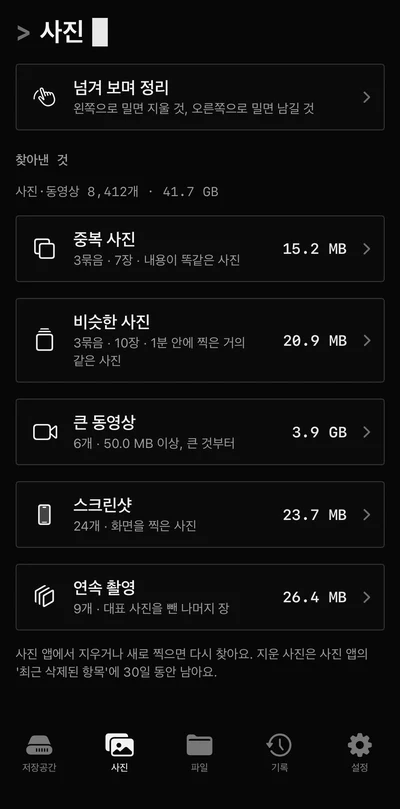
#> input picture shots/ios-photos.webp, 400 x 809 px, given in place of 2-summary.png, which was not available
$ python ios-shots.py ../../shots
#> lines starting #> are read from the running program, lines starting #| are printed output that depends on the picture
# iPhone 앱 화면(CI가 시뮬레이터에서 가짜 자료로 찍은 것)을 사이트용 webp로 만든다.
# 위의 상태 막대(시각·배터리)는 잘라 낸다. 1x(400px 너비)와 2x(800px)를 만든다. 소스용 앱 아이콘도 만든다.
#
#   gh run download --name robinx-ios --dir ios/out      # 저장소 루트에서, 먼저 CI 결과를 받는다
#   python website/scripts/ios-shots.py [ios/out/shots]
import sys
from pathlib import Path

from PIL import Image

ROOT = Path(__file__).resolve().parents[2]
SRC = Path(sys.argv[1]) if len(sys.argv) > 1 else ROOT / "ios" / "out" / "shots"
OUT = ROOT / "website" / "public" / "shots"

# 사이트 이름 ← CI 캡처 이름
SHOTS = {"ios-summary": "2-summary", "ios-photos": "3-photos", "ios-similar": "5-similar"}
# 상태 막대 높이 (1206×2622 화면 기준)
STATUS_BAR = 184

for name, src in SHOTS.items():
    image = Image.open(SRC / f"{src}.png").convert("RGB")
#> image is the input picture: PIL image 400x809 RGB; mean R, G, B 15.6, 15.6, 15.6
    image = image.crop((0, STATUS_BAR, image.width, image.height))
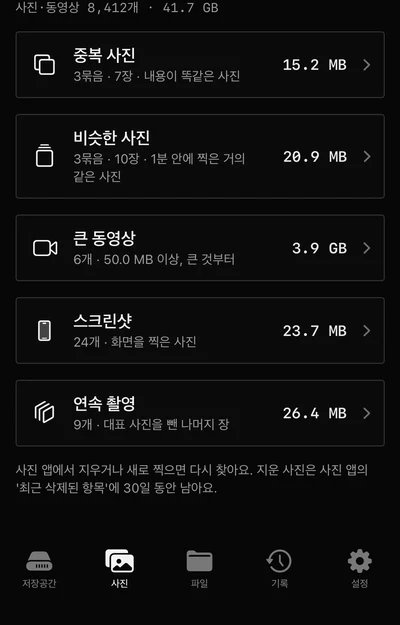
#> image: PIL image 400x625 RGB; mean R, G, B 15.9, 15.9, 15.9
    for suffix, width in (("", 400), ("@2x", 800)):
        height = round(image.height * width / image.width)
        image.resize((width, height), Image.LANCZOS).save(OUT / f"{name}{suffix}.webp", "WEBP", quality=88)
    print("saved", f"website/public/shots/{name}.webp, {name}@2x.webp ({width}x{height})")
#| saved website/public/shots/ios-summary.webp, ios-summary@2x.webp (800x1250)
#> pass 2 of the loop `for name, src in SHOTS.items():`:
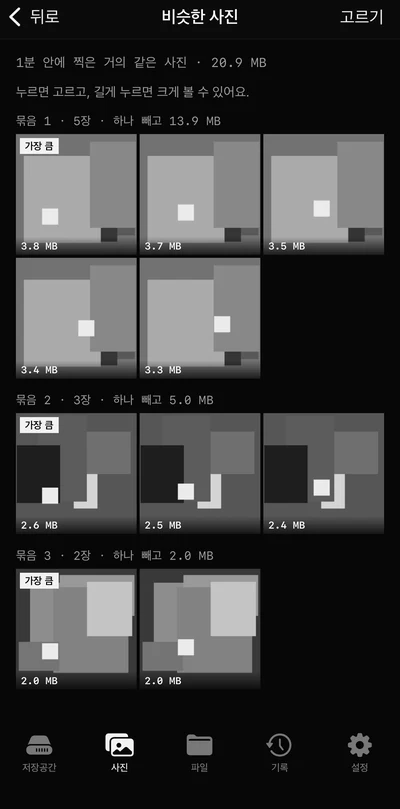
#> input picture shots/ios-similar.webp, 400 x 809 px, given in place of 3-photos.png, which was not available
#> image is the input picture: PIL image 400x809 RGB; mean R, G, B 60.1, 60.1, 60.1
#> `image = image.crop((0, STATUS_BAR, image.width, image.height))`:
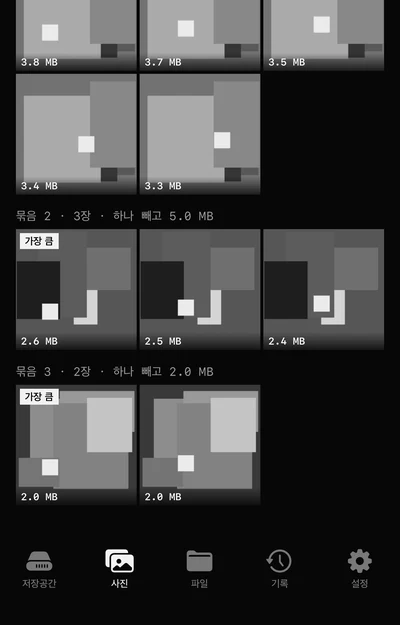
#> image: PIL image 400x625 RGB; mean R, G, B 64.3, 64.3, 64.3
#| saved website/public/shots/ios-photos.webp, ios-photos@2x.webp (800x1250)

# 소스(altstore.json)의 앱 아이콘. 원본은 scripts/make-brand.mjs가 만든 1024px 아이콘
ICON = ROOT / "ios" / "RobinX" / "Assets.xcassets" / "AppIcon.appiconset" / "icon-1024.png"
#> (the run stopped early here; a loop or call above may not have finished)
